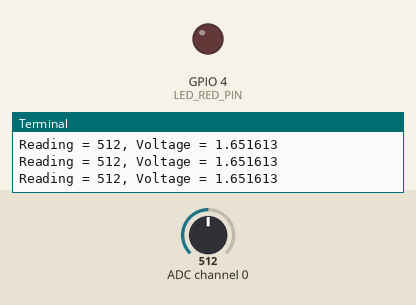
Bench run of a program on a simulated Raspberry Pi (BCM pin numbers). On the bench: output pins drawn as LEDs (lit = HIGH), the last lines printed to the terminal. The test bench sets the inputs (shaded band); at power-on: ADC channel 0 = 512 (analog values on the 0–1023 scale).

Above: at 1.2 s.
1.3 s: ADC channel 0 set to 166
2.8 s: ADC channel 0 set to 136
At 4.2 s:
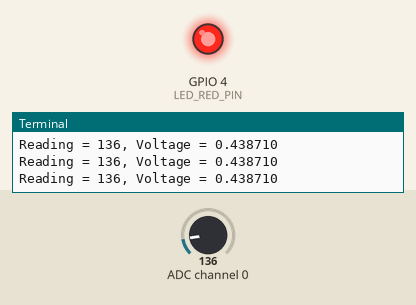
4.5 s: ADC channel 0 set to 160
At 5.5 s:
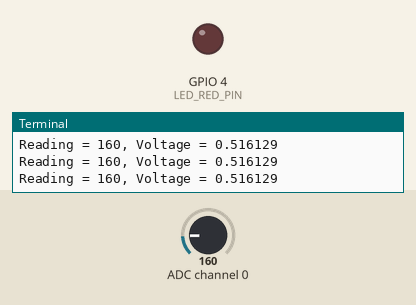
6.0 s: ADC channel 0 set to 140
At 6.7 s:
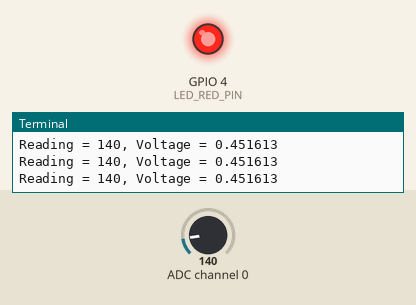
Timing chart, 0 to 8.5 s (numbered marks = the images above; inputs shaded):
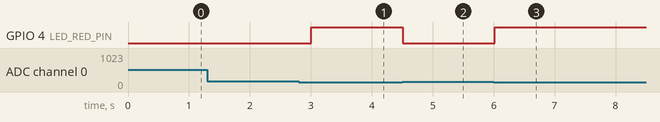

Measured:
- the behaviour switches between 150 and 149 on ADC channel 0 (found by bisection; images 0 and 1)
- after the input at 2.8 s, GPIO 4 (LED_RED_PIN): LOW → HIGH after 0.21 s
- after the input at 4.5 s, GPIO 4 (LED_RED_PIN): HIGH → LOW at once
- after the input at 6.0 s, GPIO 4 (LED_RED_PIN): LOW → HIGH at once

The program:

LDR_task.py
```python
import spidev
import time
import RPi.GPIO as GPIO
import time

LED_RED_PIN = 4

GPIO.setmode(GPIO.BCM)
GPIO.setup(LED_RED_PIN, GPIO.OUT)

#SPI 인스턴스 생성
spi = spidev.SpiDev()

#SPI 통신 시작
spi.open(0, 0) # bus : 0, dev : 0


# SPI 통신 속도 설정
spi.max_speed_hz = 100000

#채널에서 SPI 데이터 읽기 (0~1023)
def analog_read(channel):
  # [byte_1, byte_2, byte_3]
  # byte_2 : channel config (channel 0) (+8) -> 0000 1000 -> 1000 0000
  ret = spi.xfer2([1, (8 + channel) << 4, 0])
  adc_out = ((ret[1] & 3) << 8) + ret[2]
  return adc_out

try:
    while True:
        reading = analog_read(0)
        voltage = reading * 3.3 / 1023
        print("Reading = %d, Voltage = %f" % (reading, voltage))
        if(reading < 150):
          GPIO.output(LED_RED_PIN, GPIO.HIGH)
        else:
          GPIO.output(LED_RED_PIN, GPIO.LOW)
        time.sleep(0.3)

finally:
    spi.close()
    GPIO.cleanup()
```
